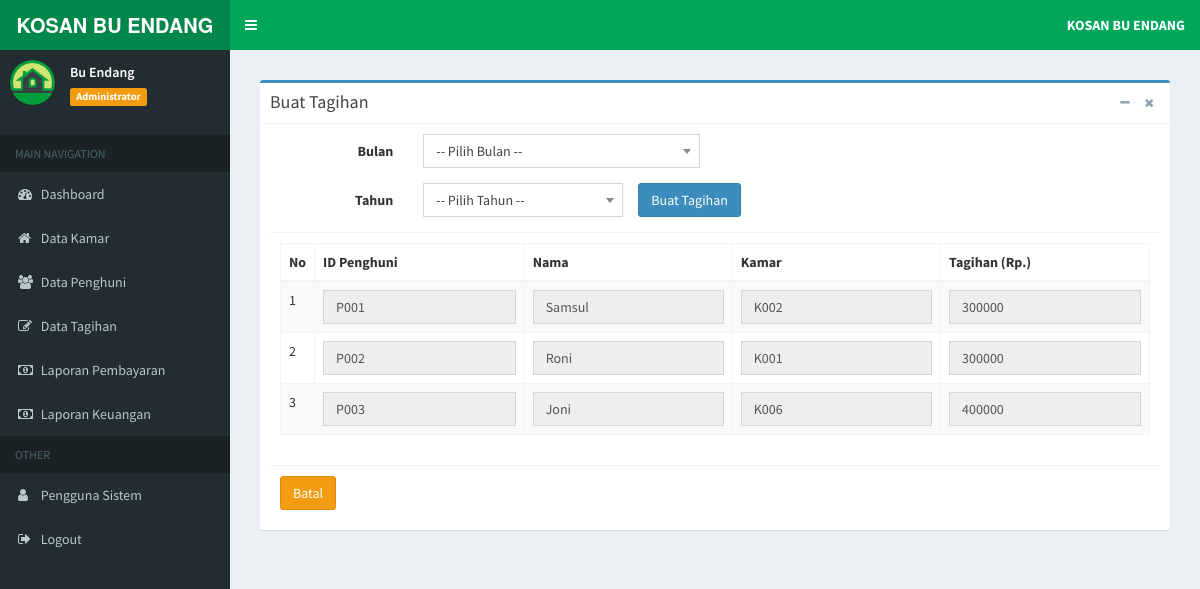
Page /index.php?page=buat-tagihan (signed in) on the committed database.
### tables this page shows
CREATE TABLE `tb_penghuni` (
  `id_penghuni` varchar(6) NOT NULL,
  `nama` varchar(20) NOT NULL,
  `alamat` text NOT NULL,
  `no_hp` varchar(15) NOT NULL,
  `tgl_reg` date NOT NULL,
  `password` varchar(15) NOT NULL,
  `level` varchar(5) NOT NULL DEFAULT 'PHN',
  `id_kamar` varchar(6) NOT NULL
);

CREATE TABLE `tb_kamar` (
  `id_kamar` varchar(6) NOT NULL,
  `lantai` varchar(5) NOT NULL,
  `kapasitas` varchar(3) NOT NULL,
  `fasilitas` text NOT NULL,
  `tarif` int(11) NOT NULL
);

### admin/tagihan/buat_tagihan.php (the view, shortened to what this page needs)
<section class="content">
	<div class="row">
		<div class="col-md-12">
			<div class="box box-primary">
				<div class="box-header with-border">
					<h3 class="box-title">Buat Tagihan</h3>
					<div class="box-tools pull-right">
						<button type="button" class="btn btn-box-tool" data-widget="collapse">
							<i class="fa fa-minus"></i>
						</button>
						<button type="button" class="btn btn-box-tool" data-widget="remove">
							<i class="fa fa-remove"></i>
						</button>
					</div>
				</div>
				<form class="form-horizontal" action="" method="post" enctype="multipart/form-data">
					<div class="box-body">
						<div class="form-group">
							<label class="col-sm-2 control-label">Bulan</label>
							<div class="col-sm-4">
							</div>
						</div>
						<div class="form-group">
							<label class="col-sm-2 control-label">Tahun</label>
							<div class="col-sm-3">
							</div>
							<div>
								<input type="submit" name="Simpan" value="Buat Tagihan" class="btn btn-primary">
							</div>
						</div>
						<div class="box-footer">
							<div class="table-responsive">
								<table class="table table-bordered table-striped">
									<thead>
										<tr>
											<th>No</th>
											<th>ID Penghuni</th>
											<th>Nama</th>
											<th>Kamar</th>
											<th>Tagihan (Rp.)</th>
										</tr>
									</thead>
									<tbody>
										<?php
										$no = 1;
										$sql = $koneksi->query("SELECT p.id_penghuni, p.nama, k.id_kamar, k.tarif from tb_penghuni p inner join
										tb_kamar k on p.id_kamar=k.id_kamar order by id_penghuni");
										while ($data= $sql->fetch_assoc()) {
										?>
										<tr>
											<td>
												<?php echo $no++; ?>
											</td>
											<td>
												<input type="text" name="id_penghuni[]" id="id_penghuni" class="form-control" value="<?php echo $data['id_penghuni']; ?>"
												 readonly>
											</td>
											<td>
												<input type="text" class="form-control" value="<?php echo $data['nama']; ?>"
												 readonly>
											</td>
											<td>
												<input type="text" class="form-control" value="<?php echo $data['id_kamar']; ?>"
												 readonly>
											</td>
											<td>
												<input type="text" name="tarif[]" id="tarif" class="form-control" value="<?php echo $data['tarif']; ?>"
												 readonly>
											</td>
										</tr>
										<?php
										}
										?>
									</tbody>
								</table>
							</div>
						</div>
						<div class="box-footer">
							<a href="?page=buka-tagihan" class="btn btn-warning">Batal</a>
						</div>
				</form>
				</div>
			</div>
		</div>
</section>

### rows in the picture
tb_penghuni: id_penghuni "P001", nama "Samsul", id_kamar.id_kamar "K002", id_kamar.tarif "300000"
tb_penghuni: id_penghuni "P002", nama "Roni", id_kamar.id_kamar "K001", id_kamar.tarif "300000"
tb_penghuni: id_penghuni "P003", nama "Joni", id_kamar.id_kamar "K006", id_kamar.tarif "400000"

### other values in the picture
$data_nama "Bu Endang"
$data_level "Administrator"
